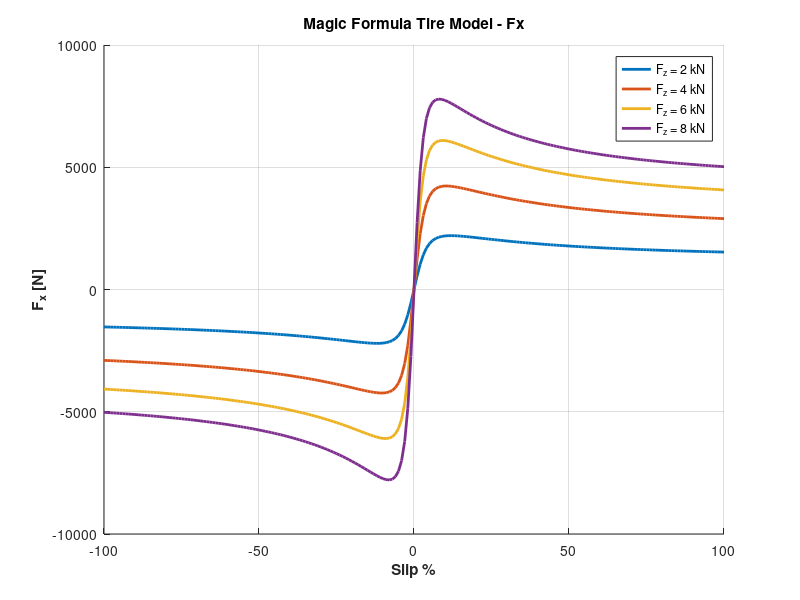
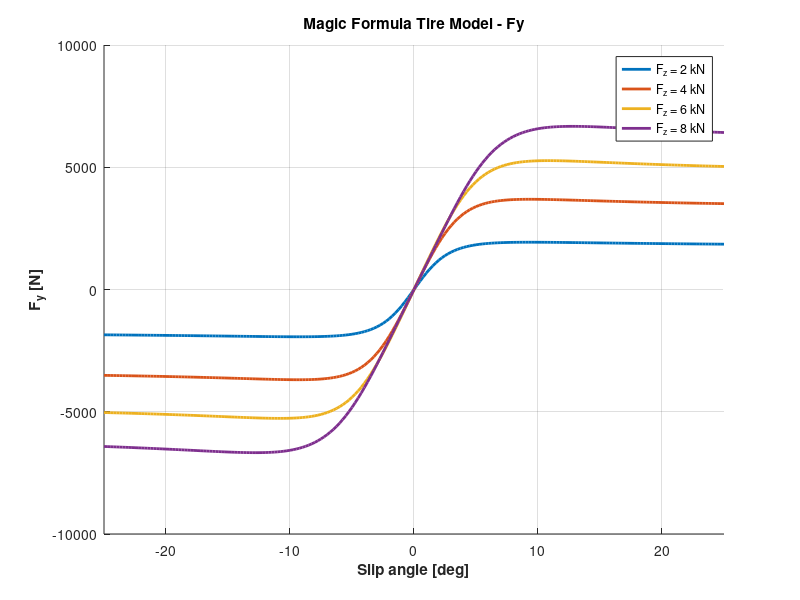
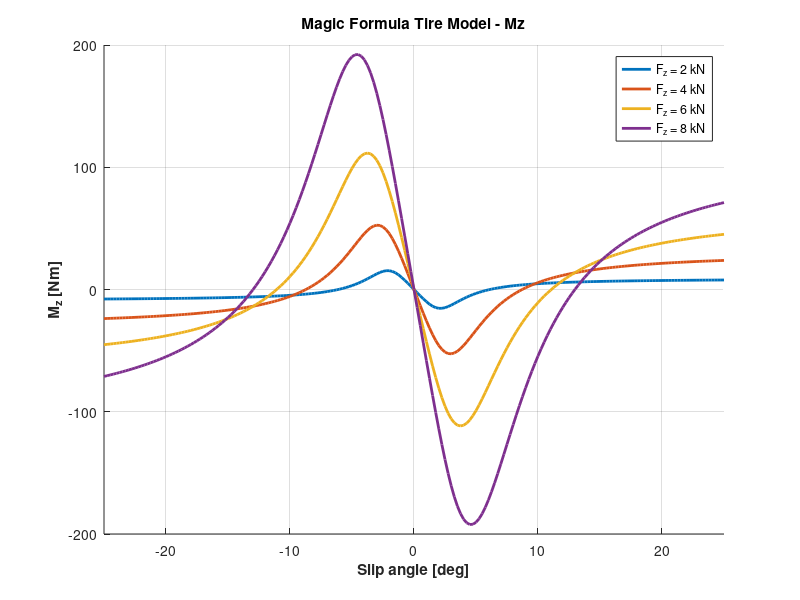
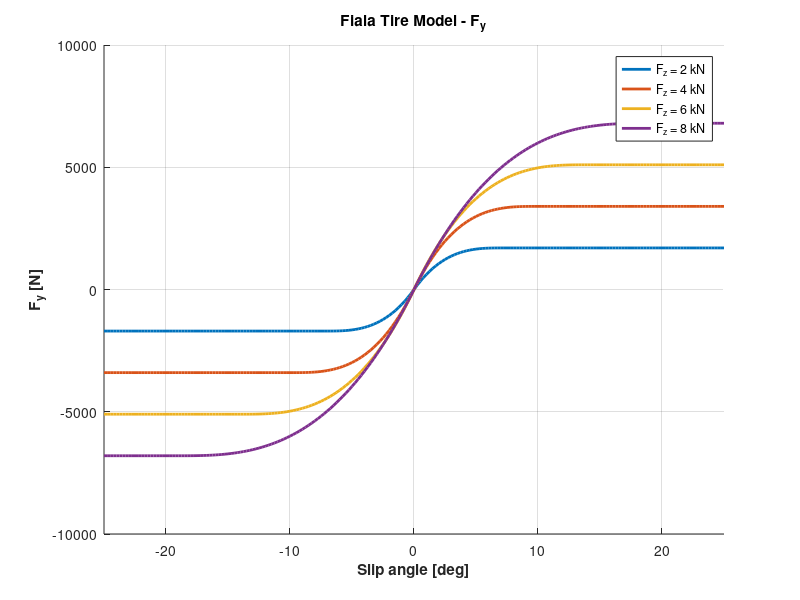

The MATLAB script that drew these images, in order:
% --- 1. General Input Parameters ---

Fz_N = [2000, 4000, 6000, 8000]; % Vertical loads [N]
Fz_kN = Fz_N / 1000;             % Vertical loads [kN]
alpha_deg = linspace(-25, 25, 201); % Slip angle range [deg]
alpha_rad = deg2rad(alpha_deg);     % Slip angle range [rad]
kappa = linspace(-1, 1, 201);       % Slip ratio range [-1 to 1]

% --- 2. Magic Formula Parameters (from Bakker et al. 1987) ---

% Lateral force parameters
a_Fy = [-22.1, 1011, 1078, 1.82, 0.208, 0.000, -0.354, 0.707]; 
c_Fy = 1.30;
% Longitudinal force parameters
a_Fx = [-21.3, 1144, 49.6, 226, 0.069, -0.006, 0.056, 0.486];
c_Fx = 1.65;
% Self-aligning torque parameters
a_Mz = [-2.72, -2.28, -1.86, -2.73, 0.110, -0.070, 0.643, -4.04];
c_Mz = 2.40;

% --- 3. Dugoff & Fiala Model Parameters ---

mu_0 = 0.85;               % Peak static tire/road friction coeff.
U = 60/3.6 ;               % Longitudinal velocity [m/s]
A_s  = 0.0115;             % Friction reduction factor
Tw = 0.284 ;               % Fiala's tire model parameter

% --- 4. MAGIC FORMULA LONGITUDINAL FORCE (Fx) ---

Fx_magic = zeros(length(Fz_kN),length(kappa));    % empty matrix filled with zeros 
fig_Fx = figure('Name','Magic Formula - Fx', 'Color','w'); % graphic window settings
hold on; grid on;
% for loop instead of calculating them separately using empty matrix
for i = 1:length(Fz_kN)    
    fz = Fz_kN(i);        
    % Calculation of coefficients D, E, and B.
    D_fx = a_Fx(1)*fz^2 + a_Fx(2)*fz;
    E_fx = a_Fx(6)*fz^2 + a_Fx(7)*fz + a_Fx(8);
    B_fx = (a_Fx(3) * fz^2 + a_Fx(4) * fz) / (c_Fx * D_fx * exp(a_Fx(5)*fz));
    % Calculation of Phi (Φ) ( we use .* because of kappa is a vector)
    kappa_pct = kappa * 100;
    Phi_fx = (1 - E_fx) .* kappa_pct + (E_fx / B_fx) .* atan(B_fx .* kappa_pct);
    % Calculation of Fx
    Fx_magic(i, :) = D_fx .* sin(c_Fx .* atan(B_fx .* Phi_fx));
    % plotting the graph
    plot(kappa*100,Fx_magic(i,:),"LineWidth",2,'DisplayName', sprintf('F_z = %d kN', Fz_N(i)/1000));
end

% --- 5. MAGIC FORMULA - LATERAL FORCE (Fy) ---

Fy_magic = zeros(length(Fz_kN), length(alpha_deg));          % empty matrix filled with zeros 
fig_Fy = figure('Name', 'Magic Formula - Fy', 'Color', 'w'); % graphic window settings
hold on; grid on;
% for loop instead of calculating them separately using empty matrix
for i = 1:length(Fz_kN)
    fz = Fz_kN(i);
    % Calculation of coefficients D, E, and B.
    D_fy = a_Fy(1)*fz^2 + a_Fy(2)*fz;
    E_fy = a_Fy(6)*fz^2 + a_Fy(7)*fz + a_Fy(8);
    B_fy = (a_Fy(3)*sin(a_Fy(4)*atan(a_Fy(5)*fz))) / (c_Fy * D_fy);
    % Calculation of Phi (Φ) ( we use .* because alpha_deg is a vector)
    Phi_fy = (1 - E_fy) .* alpha_deg + (E_fy / B_fy) .* atan(B_fy .* alpha_deg);
    % Calculation of Fy
    Fy_magic(i, :) = D_fy .* sin(c_Fy .* atan(B_fy .* Phi_fy));
    % plotting the graph
    plot(alpha_deg, Fy_magic(i, :), 'LineWidth', 2, 'DisplayName', sprintf('F_z = %d kN', Fz_N(i)/1000));
end

% --- 6. MAGIC FORMULA - TORQUE (Mz) ---

Mz_magic = zeros(length(Fz_kN), length(alpha_deg));           % empty matrix filled with zeros
fig_Mz = figure('Name', 'Magic Formula - Mz', 'Color', 'w');  % graphic window settings
hold on; grid on;
% for loop instead of calculating them separately using empty matrix
for i = 1:length(Fz_kN)
    fz = Fz_kN(i);
    % Calculation of coefficients D, E, and B.
    D_mz = a_Mz(1)*fz^2 + a_Mz(2)*fz;
    E_mz = a_Mz(6)*fz^2 + a_Mz(7)*fz + a_Mz(8);
    B_mz = (a_Mz(3)*fz^2 + a_Mz(4)*fz) / (c_Mz * D_mz * exp(a_Mz(5)*fz));
    % Calculation of Phi (Φ) ( we use .* because alpha_deg is a vector)
    Phi_mz = (1 - E_mz) .* alpha_deg + (E_mz / B_mz) .* atan(B_mz .* alpha_deg);
    % Calculation of Mz
    Mz_magic(i, :) = D_mz .* sin(c_Mz .* atan(B_mz .* Phi_mz));
    % plotting the graph
    plot(alpha_deg, Mz_magic(i, :), 'LineWidth', 2, 'DisplayName', sprintf('F_z = %d kN', Fz_N(i)/1000));
end

% --- 7. Graphics Settings ---

% For Fx
figure(fig_Fx);
title ('Magic Formula Tire Model - Fx',"FontWeight","bold");
xlabel ("Slip %","FontWeight","bold");
ylabel ("F_x [N]","FontWeight","bold");
legend("Location","best");
xlim([-100,100])
% For Fy
figure(fig_Fy);
title('Magic Formula Tire Model - Fy', 'FontWeight', 'bold');
xlabel('Slip angle [deg]', 'FontWeight', 'bold');
ylabel('F_y [N]', 'FontWeight', 'bold');
legend('Location', 'best');
xlim([-25 25]);
% For Mz
figure(fig_Mz);
title('Magic Formula Tire Model - Mz', 'FontWeight', 'bold');
xlabel('Slip angle [deg]', 'FontWeight', 'bold');
ylabel('M_z [Nm]', 'FontWeight', 'bold'); % Since it is torque, its unit is Nm.
legend('Location', 'best');
xlim([-25 25]);

% --- 8. TIRE STIFFNESS CALCULATIONS (Cs and C_alpha) ---
% Stiffness/Resistance values required for Fiala and Dugoff models
% Derived from the slope of the Magic Formula at the origin (B*C*D)

% Empty arrays to hold the results for 4% different loads
C_s = zeros(1, length(Fz_kN));           
C_alpha = zeros(1, length(Fz_kN));
disp('======================================================');
disp('   TIRE STIFFNESS VALUES DERIVED FROM MAGIC FORMULA   ');
% for loop instead of calculating them separately using empty matrix
for i = 1:length(Fz_kN)
    fz = Fz_kN(i);
    % 1. Longitudinal Stiffness (C_s)
    % The simplified form of the multiplication B_fx * c_Fx * D_fx in the article is  :
    C_s(i) = ((a_Fx(3) * fz^2 + a_Fx(4) * fz) / exp(a_Fx(5) * fz)) * 100;
    % 2. Lateral / Cornering Stiffness (C_alpha)
    % The simplified form of the multiplication B_fy * c_Fy * D_fy in the article is:
    C_alpha(i) = (a_Fy(3) * sin(a_Fy(4) * atan(a_Fy(5) * fz))) * (180/pi);
    % Printing the results to the Command Window
    fprintf('Fz = %d kN  |  C_s = %8.2f [N/ratio]  |  C_alpha = %8.2f [N/rad]\n',Fz_N(i)/1000, C_s(i), C_alpha(i));
end
disp('======================================================');

% --- 9. FIALA TIRE MODEL - LATERAL FORCE (Fy) & ALIGNING TORQUE (Mz) ---

% Fiala is a physical model. Calculations use radians (alpha_rad) instead of degrees.
Fy_fiala = zeros(length(Fz_kN),length(alpha_rad)) ;            % Empty matrix for  Fiala Fy
Mz_fiala = zeros(length(Fz_kN), length(alpha_rad));            % Empty matrix for  Fiala Mz
fig_Fy_fiala = figure("Name","Fiala Model - Fy","Color","w");     % graphic window settings
hold on;grid on;
fig_Mz_fiala = figure('Name', 'Fiala Model - Mz', 'Color', 'w');  % graphic window settings
hold on; grid on;

% for loop instead of calculating them separately using empty matrix
for i = 1:length(Fz_kN)
    fz_N = Fz_N(i);          
    C_a = C_alpha(i);                % Tıre (Lateral) Stiffness (N/rad) that we found in the previous section
    % Calculation of the critical slip angle (tan axis)
    tan_alpha_crit = (3 * mu_0 * fz_N) / C_a;    % This point is the physical limit where the tire transitions from grip to skidding
    % Since alpha_rad is a vector, we need to check each angle value individually
    for j = 1:length(alpha_rad)
            current_tan_alpha = abs(tan(alpha_rad(j)));
            % STATUS 1: ELASTIC REGION
            if current_tan_alpha < tan_alpha_crit % The tire is still able to grip the road; the cubic parabolic formula works
                H = 1 - (C_a * current_tan_alpha) / (3 * mu_0 * fz_N);
                Fy_fiala(i, j) = mu_0 * fz_N * (1 - H^3) * sign(alpha_rad(j));
                Mz_fiala(i, j) = mu_0 * fz_N * Tw * (1 - H) * (H^3) * sign(alpha_rad(j));
            % STATUS 2: PURE SLIDING REGION    
            else                                  % The tire burst. It gives the maximum friction force it can exert (mu * Fz).
                Fy_fiala(i, j) = mu_0 * fz_N * sign(alpha_rad(j)); 
                Mz_fiala(i, j) = 0;               % The alignment torque resets when the tire bursts.
            end
    end
    % plot of Fiala-Fy & Aligning Torque (Mz)
    figure(fig_Fy_fiala);
    plot(alpha_deg, Fy_fiala(i, :), 'LineWidth', 2, 'DisplayName', sprintf('F_z = %d kN', Fz_N(i)/1000));
    figure(fig_Mz_fiala);
    plot(alpha_deg, Mz_fiala(i, :), 'LineWidth', 2, 'DisplayName', sprintf('F_z = %d kN', Fz_N(i)/1000));
end
% Fiala-Fy & Aligning Torque (Mz) Graphics settings
figure(fig_Fy_fiala);
title('Fiala Tire Model - F_y', 'FontWeight', 'bold');
xlabel('Slip angle [deg]', 'FontWeight', 'bold');
ylabel('F_y [N]', 'FontWeight', 'bold');
legend('Location', 'best');
xlim([-25 25]);
figure(fig_Mz_fiala);
title('Fiala Tire Model - M_z', 'FontWeight', 'bold');
xlabel('Slip angle [deg]', 'FontWeight', 'bold');
ylabel('M_z [Nm]', 'FontWeight', 'bold');
legend('Location', 'best');
xlim([-25 25]);

% --- 10. FIALA TIRE MODEL - LONGITUDINAL FORCE (Fx) ---

% In Fx calculations, we use slip ratio (kappa).
Fx_fiala = zeros(length(Fz_kN), length(kappa));                      % Empty matrix for  Fiala Fx
fig_Fx_fiala = figure('Name', 'Fiala Model - Fx', 'Color', 'w');     % graphic window settings
hold on; grid on;
% for loop instead of calculating them separately using empty matrix
for i = 1:length(Fz_kN)
    fz_N = Fz_N(i);          
    c_s_val = C_s(i);         % Longitudinal Stiffness (N/ratio) that we found in the previous section
    % Calculation of the critical slip rate (kappa)
    kappa_crit = (mu_0 * fz_N) / (2 * c_s_val);   % That physical limit where you transition from holding on to sliding (spinning/locking)
    % Since kappa is a vector, we need to check each slip value individually
    for j = 1:length(kappa)
        S_s = abs(kappa(j));
        % STATUS 1: ELASTIC REGION (Linear)
        if S_s <= kappa_crit  % The tire is still gripping the asphalt while accelerating/decelerating
            Fx_fiala(i, j) = c_s_val * S_s * sign(kappa(j));    % Fx = Cs * Ss
        % STATUS 2: PURE SLIDING REGION (Parabolic Drop-off)    
        else                               % Full wheel spin (or brake lock-up). Friction is fixed at its maximum.
            Fx1 = mu_0 * fz_N;
            Fx2 = (mu_0 * fz_N)^2 / (4 * S_s * c_s_val);
            Fx_fiala(i, j) = sign(kappa(j)) * (Fx1 - Fx2);
        end
    end
    % plot of Fiala-Fx
    figure(fig_Fx_fiala);
    plot(kappa * 100, Fx_fiala(i, :), 'LineWidth', 2, 'DisplayName', sprintf('F_z = %d kN', Fz_N(i)/1000));
end
% Fiala-Fx Graphics settings
title('Fiala Tire Model - F_x', 'FontWeight', 'bold');
xlabel('Slip %', 'FontWeight', 'bold');
ylabel('F_x [N]', 'FontWeight', 'bold');
legend('Location', 'best');
xlim([-100 100]);

% --- 11. DUGOFF TIRE MODEL - LATERAL FORCE (Fy) ---

Fy_dugoff = zeros(length(Fz_kN), length(alpha_rad));                 % Empty matrix for  Dugoff Fy
fig_Fy_dugoff = figure('Name', 'Dugoff Model - Fy', 'Color', 'w');   % graphic window settings
hold on; grid on;
% for loop instead of calculating them separately using empty matrix
for i = 1:length(Fz_kN)
    fz_N = Fz_N(i);
    C_a = C_alpha(i);
    c_s_val = C_s(i);           % Longitudinal Stiffness (N/ratio)
    % Since alpha_rad is a vector, we need to check each angle value individually
    for j = 1:length(alpha_rad)
        alpha = alpha_rad(j);
        s = 0;                  % slip (s) is zero because no accelerator/brake is applied.
        % 1. Calculation of Sliding Speed (Vs) and Dynamic Friction (mu)
        V_s = U * sqrt(s^2 + tan(alpha)^2);
        mu = mu_0 * (1 - A_s * V_s);
        % 2. Lambda (Critical Limit) Calculation
        den = 2 * sqrt((c_s_val * s)^2 + (C_a * tan(alpha))^2); 
        % If the denominator is zero (at the origin), it shouldn't go to infinity:
        if den == 0
            lambda = 1000; % If the denominator is 0, it means the tire has 100% grip.
        else
            lambda = (mu * fz_N * (1 + s)) / den;
        end
        % 3. Piecewise f(lambda) Function
        if lambda < 1
            f_lambda = (2 - lambda) * lambda;
        else
            f_lambda = 1;
        end
        % 4. Final Dugoff Lateral Force (Fy) Formula
        Fy_dugoff(i, j) = C_a * (tan(alpha) / (1 + s)) * f_lambda;
    end
    % Plot of Dugoff-Fy 
    figure(fig_Fy_dugoff);
    plot(alpha_deg, Fy_dugoff(i, :), 'LineWidth', 2, 'DisplayName', sprintf('F_z = %d kN', Fz_N(i)/1000));
end
% Dugoff-Fy Graphics settings
title('Dugoff Tire Model - F_y', 'FontWeight', 'bold');
xlabel('Slip angle [deg]', 'FontWeight', 'bold');
ylabel('F_y [N]', 'FontWeight', 'bold');
legend('Location', 'best');
xlim([-25 25]);

% --- 12. DUGOFF TIRE MODEL - LONGITUDINAL FORCE (Fx) ---

Fx_dugoff = zeros(length(Fz_kN), length(kappa));                    % Empty matrix for  Dugoff Fx
fig_Fx_dugoff = figure('Name', 'Dugoff Model - Fx', 'Color', 'w');  % graphic window settings
hold on; grid on;
% for loop instead of calculating them separately using empty matrix
for i = 1:length(Fz_kN)
    fz_N = Fz_N(i);
    c_s_val = C_s(i);
    % Since kappa is a vector, we need to check each slip value individually
    for j = 1:length(kappa)
        s = kappa(j);
        s_mag = abs(s);
        % 1. Calculation of Sliding Speed (Vs) and Dynamic Friction (mu)
        V_s = U * s_mag;
        mu = mu_0 * (1 - A_s * V_s);
        % 2. Lambda (Critical Limit) Calculation
        den = 2 * c_s_val * s_mag;
        % If the denominator is zero (at the origin), it shouldn't go to infinity:
        if den == 0
            lambda = 1000;         % If the denominator is 0, it means the tire has 100% grip.
        else
            lambda = (mu * fz_N * (1 + s_mag)) / den;
        end
         % 3. Piecewise f(lambda) Function
        if lambda < 1
            f_lambda = (2 - lambda) * lambda;
        else
            f_lambda = 1;
        end
        % 4. Final Dugoff Longitudinal Force (Fx) Formula
        Fx_dugoff(i, j) = c_s_val * (s / (1 + s_mag)) * f_lambda;
    end
    % Plot of Dugoff-Fx
    figure(fig_Fx_dugoff);
    plot(kappa * 100, Fx_dugoff(i, :), 'LineWidth', 2, 'DisplayName', sprintf('F_z = %d kN', Fz_N(i)/1000));
end
% Dugoff-Fx Graphics settings
title('Dugoff Tire Model - F_x', 'FontWeight', 'bold');
xlabel('Slip %', 'FontWeight', 'bold');
ylabel('F_x [N]', 'FontWeight', 'bold');
legend('Location', 'best');
xlim([-100 100]);

% --- 13. TIRE FORCE ELLIPSE (FRICTION ELLIPSE / CARPET PLOT) ---

% Based on Dugoff Tire Model with constant vertical load Fz = 4000 N
Fz_ellipse = 4000;                        % Constant vertical load [N]
alpha_ellipse_deg = [0, 2, 5, 10, 20];    % Given constant slip angles [deg]
alpha_ellipse_rad = deg2rad(alpha_ellipse_deg);   % conversion from degrees to radians
% We already have the stiffness values for Fz = 4000 N 
% It is the 2nd index in our Fz array (2000, 4000, 6000, 8000)
Cs_ellipse = C_s(2); 
Ca_ellipse = C_alpha(2);
fig_Ellipse = figure('Name', 'Tire Force Ellipse (Dugoff)', 'Color', 'w');  % graphic window settings
hold on; grid on;
% Friction Circle Boundary (Theoretical Limit: mu * Fz)
F_max = mu_0 * Fz_ellipse;
theta = linspace(0, 2*pi, 100);
plot(F_max * sin(theta), F_max * cos(theta), 'k--', 'LineWidth', 2, 'DisplayName', 'Friction Limit (\mu F_z)');
set(gca, 'ColorOrderIndex', 1);
% Loop for each constant slip angle
for i = 1:length(alpha_ellipse_rad)
    alpha = alpha_ellipse_rad(i);
    Fx_combined = zeros(1, length(kappa));
    Fy_combined = zeros(1, length(kappa));
     % Since kappa is a vector, we need to check each slip value individually
     for j = 1:length(kappa)
        s = kappa(j);
        % 1. Calculation of Sliding Speed (Vs) and Dynamic Friction (mu)
        V_s = U * sqrt(s^2 + tan(alpha)^2);
        mu = mu_0 * (1 - A_s * V_s);
        % 2. Lambda (Critical Limit) Calculation
        den = 2 * sqrt((Cs_ellipse * s)^2 + (Ca_ellipse * tan(alpha))^2);
        % If the denominator is zero (at the origin), it shouldn't go to infinity:
        if den == 0
            lambda = 1000;               % If the denominator is 0, it means the tire has 100% grip.
        else
            lambda = (mu * Fz_ellipse * (1 + abs(s))) / den;
        end
        % 3. Piecewise f(lambda) Function
        if lambda < 1
            f_lambda = (2 - lambda) * lambda;
        else
            f_lambda = 1;
        end
        % Combined slip forces calculation
        Fx_combined(j) = Cs_ellipse * (s / (1 + abs(s))) * f_lambda;
        Fy_combined(j) = Ca_ellipse * (tan(alpha) / (1 + abs(s))) * f_lambda;
     end
     % Plot Fy vs Fx for the current constant slip angle
     % (Lateral force on X-axis, Longitudinal force on Y-axis is standard for Carpet Plots)
     figure(fig_Ellipse);
     plot(Fy_combined, Fx_combined, 'LineWidth', 2, 'DisplayName', sprintf('\\alpha = %d^o', alpha_ellipse_deg(i)));
end
% Ellipse Graphics settings
title('Tire Force Ellipse (Carpet Plot) - Dugoff Model', 'FontWeight', 'bold');
xlabel('Lateral Force, F_y [N]', 'FontWeight', 'bold');
ylabel('Longitudinal Force, F_x [N]', 'FontWeight', 'bold');
legend('Location', 'eastoutside');
axis equal;                      % Makes the friction limit look like a perfect circle.
xlim([-4500 4500]);
ylim([-4500 4500]);

% --- 14. SIMULINK DATA PREPARATION ---

% This section prepares the calculated matrices into a format (Fz x Slip) that Simulink Lookup Table blocks can read.
% 1. Axis Definitions (Breakpoints)
slip_axis_pct = kappa * 100;
slip_axis = kappa;         % Longitudinal slip axis (-1 to 1)
alpha_axis = alpha_deg;    % Lateral slip angle axis (-25 to 25)
fz_axis = Fz_N;            % Vertical load axis (2000, 4000, 6000, 8000)
% 2. Magic Formula Data
Fx_magic_sim = Fx_magic';    
Fy_magic_sim = Fy_magic';    
Mz_magic_sim = Mz_magic';
% 3. Fiala Data
Fx_fiala_sim = Fx_fiala';
Fy_fiala_sim = Fy_fiala';
Mz_fiala_sim = Mz_fiala';
% 4. Dugoff Data
Fx_dugoff_sim = Fx_dugoff';
Fy_dugoff_sim = Fy_dugoff';
